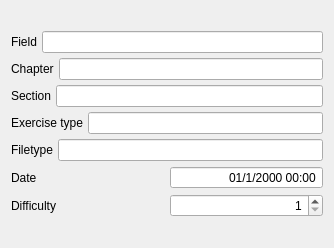
                <widget class="QWidget" name="scrollAreaWidgetContents_2">
                 <property name="geometry">
                  <rect>
                   <x>0</x>
                   <y>0</y>
                   <width>334</width>
                   <height>248</height>
                  </rect>
                 </property>
                 <layout class="QGridLayout" name="gridLayout_23">
                  <item row="0" column="0">
                   <layout class="QVBoxLayout" name="verticalLayout">
                    <property name="spacing">
                     <number>5</number>
                    </property>
                    <item>
                     <layout class="QHBoxLayout" name="horizontalLayout_18">
                      <item>
                       <widget class="QLabel" name="label_15">
                        <property name="text">
                         <string>Field</string>
                        </property>
                       </widget>
                      </item>
                      <item>
                       <widget class="QLineEdit" name="FieldMetadataLine">
                        <property name="alignment">
                         <set>Qt::AlignRight|Qt::AlignTrailing|Qt::AlignVCenter</set>
                        </property>
                        <property name="readOnly">
                         <bool>true</bool>
                        </property>
                       </widget>
                      </item>
                     </layout>
                    </item>
                    <item>
                     <layout class="QHBoxLayout" name="horizontalLayout_19">
                      <item>
                       <widget class="QLabel" name="label_16">
                        <property name="text">
                         <string>Chapter</string>
                        </property>
                       </widget>
                      </item>
                      <item>
                       <widget class="QLineEdit" name="ChapterMetadataLine">
                        <property name="alignment">
                         <set>Qt::AlignRight|Qt::AlignTrailing|Qt::AlignVCenter</set>
                        </property>
                        <property name="readOnly">
                         <bool>true</bool>
                        </property>
                       </widget>
                      </item>
                     </layout>
                    </item>
                    <item>
                     <layout class="QHBoxLayout" name="horizontalLayout_20">
                      <item>
                       <widget class="QLabel" name="label_17">
                        <property name="text">
                         <string>Section</string>
                        </property>
                       </widget>
                      </item>
                      <item>
                       <widget class="QLineEdit" name="SectionMetadataLine">
                        <property name="alignment">
                         <set>Qt::AlignRight|Qt::AlignTrailing|Qt::AlignVCenter</set>
                        </property>
                        <property name="readOnly">
                         <bool>true</bool>
                        </property>
                       </widget>
                      </item>
                     </layout>
                    </item>
                    <item>
                     <layout class="QHBoxLayout" name="horizontalLayout_21">
                      <item>
                       <widget class="QLabel" name="label_18">
                        <property name="text">
                         <string>Exercise type</string>
                        </property>
                       </widget>
                      </item>
                      <item>
                       <widget class="QLineEdit" name="ExTypeMetadataLine">
                        <property name="alignment">
                         <set>Qt::AlignRight|Qt::AlignTrailing|Qt::AlignVCenter</set>
                        </property>
                        <property name="readOnly">
                         <bool>true</bool>
                        </property>
                       </widget>
                      </item>
                     </layout>
                    </item>
                    <item>
                     <layout class="QHBoxLayout" name="horizontalLayout_22">
                      <item>
                       <widget class="QLabel" name="label_20">
                        <property name="text">
                         <string>Filetype</string>
                        </property>
                       </widget>
                      </item>
                      <item>
                       <widget class="QLineEdit" name="FileTypeMetadataLine">
                        <property name="alignment">
                         <set>Qt::AlignRight|Qt::AlignTrailing|Qt::AlignVCenter</set>
                        </property>
                        <property name="readOnly">
                         <bool>true</bool>
                        </property>
                       </widget>
                      </item>
                     </layout>
                    </item>
                    <item>
                     <layout class="QHBoxLayout" name="horizontalLayout_23">
                      <item>
                       <widget class="QLabel" name="label_21">
                        <property name="text">
                         <string>Date</string>
                        </property>
                       </widget>
                      </item>
                      <item>
                       <widget class="QDateTimeEdit" name="ExerDateTimeEdit">
                        <property name="alignment">
                         <set>Qt::AlignRight|Qt::AlignTrailing|Qt::AlignVCenter</set>
                        </property>
                        <property name="readOnly">
                         <bool>true</bool>
                        </property>
                        <property name="buttonSymbols">
                         <enum>QAbstractSpinBox::NoButtons</enum>
                        </property>
                        <property name="displayFormat">
                         <string>dd/M/yyyy hh:mm</string>
                        </property>
                       </widget>
                      </item>
                     </layout>
                    </item>
                    <item>
                     <layout class="QHBoxLayout" name="horizontalLayout_25">
                      <item>
                       <widget class="QLabel" name="label_24">
                        <property name="text">
                         <string>Difficulty</string>
                        </property>
                       </widget>
                      </item>
                      <item>
                       <widget class="QSpinBox" name="ExerSpinBox">
                        <property name="alignment">
                         <set>Qt::AlignRight|Qt::AlignTrailing|Qt::AlignVCenter</set>
                        </property>
                        <property name="minimum">
                         <number>1</number>
                        </property>
                       </widget>
                      </item>
                     </layout>
                    </item>
                   </layout>
                  </item>
                 </layout>
                </widget>
